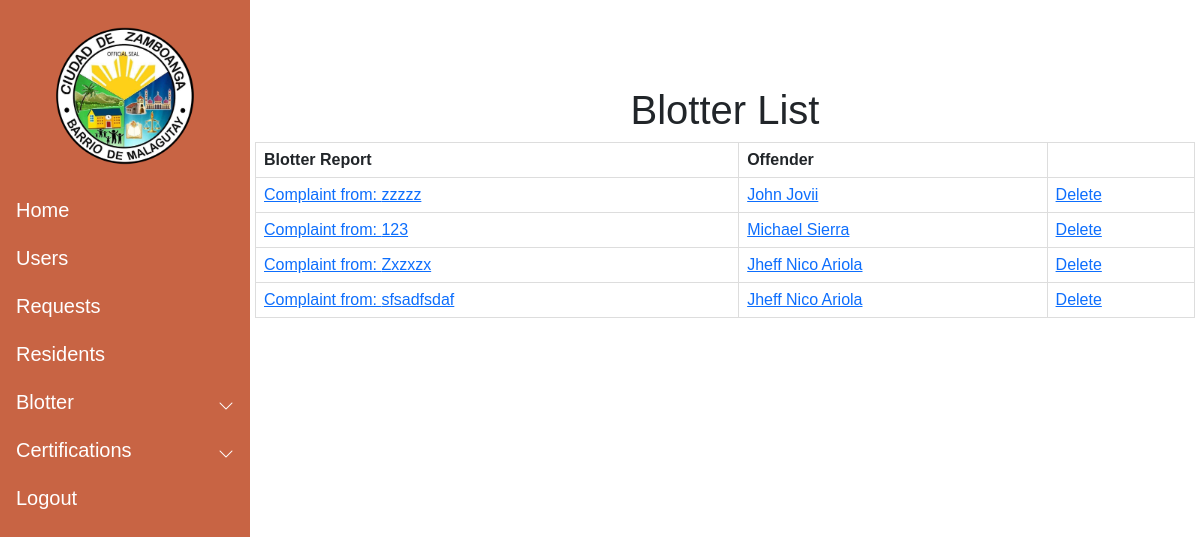
Page /blotter_display/ (signed in) on the earlier database version.
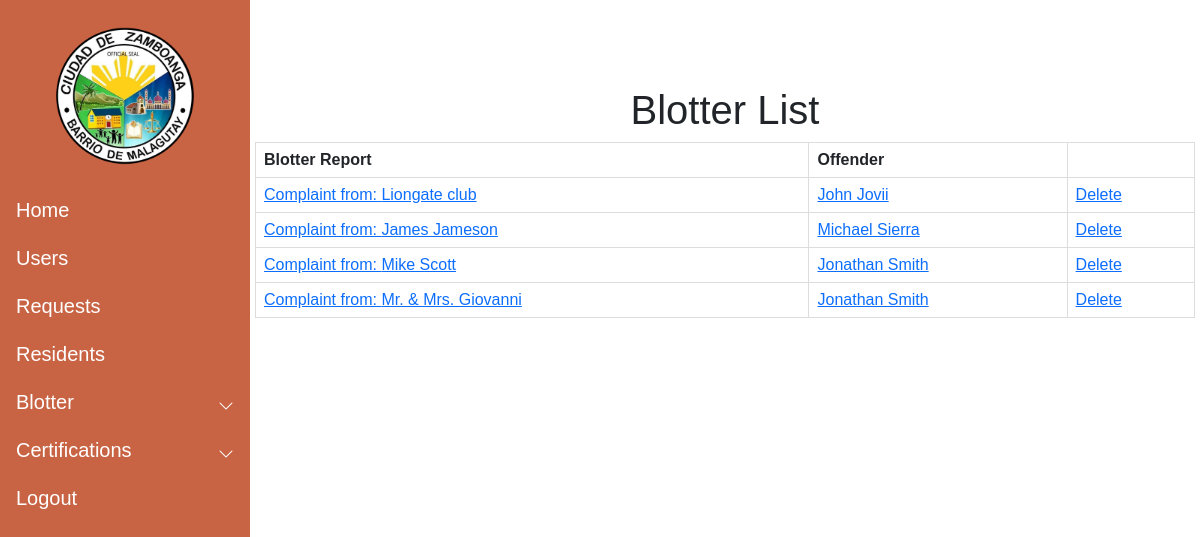
Same page on the later database version.
### Blotter/models.py (models this page shows)
class Blotreport (models.Model):
    Offender = models.ForeignKey (Resident, null = True, default = None, on_delete = models.CASCADE)
    Complainant = models.CharField (max_length = 50)
    Complaint = models.TextField(max_length = 250)
    created_date = models.DateTimeField (auto_now_add=True)
    modified_date = models.DateTimeField (auto_now=True)

### Resident/models.py (models this page shows)
class Resident (models.Model):
    pic = models.ImageField(null=True, blank = True, verbose_name="Profile Picture", upload_to= "images/")
    First_name = models.CharField(max_length=50)
    Last_name = models.CharField(max_length=50)
    Middle_name = models.CharField(max_length=50)
    Birthdate = models.DateField(auto_now_add=False, auto_now=False)
    Gender_choices = (
        ('Male','Male'),
        ('Female','Female')
        )
    Gender = models.CharField(max_length=100, choices=Gender_choices, default = "Not Specified")
    Contact = models.CharField(max_length=11)
    Cstatus_choices = (
        ('Single','Single'),
        ('Married','Married'),
        ('Divorced','Divorced'),
        ('Separated','Separated'),
        ('Widowed','Widowed'),
        )
    Marital_status = models.CharField(max_length=100, choices = Cstatus_choices, default = "")
    Citizenship = models.CharField(max_length=100)
    Religion = models.CharField(max_length=100)
    Occupation = models.CharField(max_length=100, null=True, blank=True)
    Vac_choices = (
        ('Vaccinated','Vaccinated'),
        ('Non-Vaccinated','Non-Vaccinated')
    )
    Vaccination = models.CharField(max_length=100, choices = Vac_choices, verbose_name="Vaccination Status", default="")
    Address = models.TextField(max_length=250, verbose_name="Street Address")
    Blacklisted = models.BooleanField(default = False)
    created_date = models.DateTimeField(auto_now_add=True)
    modified_date = models.DateTimeField(auto_now=True)
    def __str__(self):
        return f'{self.First_name} {self.Last_name}'

### Blotter/views.py (the view)
# urls.py: path('blotter_display/', Blotter_display, name = "blotter_display"),
@login_required(login_url='login')
def Blotter_display(request):
    Blotter_obj = Blotreport.objects.all()
    context = {
        'Blotter_obj' : Blotter_obj
    }
    return render(request, "blotter/blotter_display.html", context = context)

### templates/blotter/blotter_display.html (shortened to what this page needs)
{%  extends 'base.html' %}
{% load static %}
{% block content %}
<h1 style="text-align: center;">Blotter List</h1>
<table>
    <tr>
        <th>Blotter Report</th>
        <th>Offender</th>
        <th></th>
    </tr>
    {% for blot in Blotter_obj reversed %}
    <tr>
        <td><a href="{% url 'blotter_details' blot.id %}">Complaint from: {{blot.Complainant}}</a></td>
        <td><a href = "{% url 'resident_profile' blot.Offender.id %}">{{blot.Offender}}</a></td>
        <td><a href="{% url 'delete_report' blot.id %}">Delete</a></td>
    </tr>
     {% endfor %}
</table>
{% endblock content %}

### templates/base.html (shortened to what this page needs)
<html>
    <head>
    </head>
    <body style="font-family: Arial, Helvetica, sans-serif;">
    {% load static %}
    <link rel="stylesheet" href="{% static 'css/nav.css' %}">
    <link href="https://cdn.jsdelivr.net/npm/bootstrap@5.1.3/dist/css/bootstrap.min.css" rel="stylesheet">
    <link rel="stylesheet" href="https://cdn.jsdelivr.net/npm/bootstrap-icons@1.8.1/font/bootstrap-icons.css">
    <div class="side-toggle">
    <button class="btn btn-secondary btn-lg active ms-4 mt-4"
    type="button" data-bs-toggle="offcanvas"
    data-bs-target="#offcanvasScrolling"
    aria-controls="offcanvasScrolling">Menu</button>
    </div>
    <div class="sidebar-wrapper">
      <div class="offcanvas offcanvas-start text-white" data-bs-scroll="true" data-bs-backdrop="false" tabindex="-1" id="offcanvasScrolling" aria-labelledby="offcanvasScrollingLabel">
        <div class="offcanvas-header mt-2 mr-1 pt-0 pb-0 pr-2">
        </div>
        <div class="offcanvas-header mx-auto mt-0 p-0 mb-3">
            <img src="{% static 'images/logo.png' %}" width="150px" height="150px">
        </div>
        <div class="offcanvas-body p-0">
            <nav class="navbar-dark">
                <ul class="navbar-nav">
                    <li><h5><a href = "/home" class="nav-link ps-3 active">Home</a></h5></li>
                    <li><h5><a href = "{% url 'users' %}" class="nav-link ps-3 active">Users</a></h5></li>
                    <li><h5><a href = "#" class="nav-link ps-3 active">Requests</a></h5></li>
                    <li><h5><a href = "/residents" class="nav-link ps-3 active">Residents</a></h5></li>
                    <li>
                        <a class="nav-link px-3 sidebar-link active" data-bs-toggle="collapse" href="#collapseExample" role="button" aria-expanded="false" aria-controls="collapseExample"
                        style="display: flex; align-items: center;">
                           <span><h5>Blotter</h5></span>
                           <span class="right-icon ms-auto"  style="display: inline-flex;"><i class="bi bi-chevron-down"></i></span>
                        </a>
                    </li>
                    <li>
                        <a class="nav-link px-3 sidebar-link active" data-bs-toggle="collapse" href="#collapseExample2" role="button" aria-expanded="false" aria-controls="collapseExample"
                        style="display: flex; align-items: center;">
                            <span><h5>Certifications</h5></span>
                            <span class="right-icon ms-auto"  style="display: inline-flex;"><i class="bi bi-chevron-down"></i></span>
                        </a>
                    </li>
                  <li><a href = "{% url 'logout' %}" class="nav-link px-3 active"><h5>Logout</h5></a></li>
                </ul>
            </nav>
          </div>
        </div>
      </div>
        <main class="main mt-3">
            {% block content %}
            {% endblock content %}
        </main>
</body>
</html>

### static/css/nav.css (style rules this page uses)
.sidebar-wrapper .offcanvas { width: 250px; border: none; background-color: #c86444; overflow: hidden; }
.sidebar-link { display: flex; align-items: center; }
.side-toggle .btn-secondary { background-color: #c86444 !important; border:none; }
@media (min-width: 992px) { body { overflow: auto !important; } }
@media (min-width: 992px) { .sidebar-wrapper .offcanvas { transform: none; visibility: visible !important; } }
@media (min-width: 992px) { main { margin-left: 255px; margin-right: 5px; } }

### templates/blotter/blotter_display.html (style rules this page uses)
table { font-family: arial, sans-serif; border-collapse: collapse; width: 100%; }
td, th { border: 1px solid #dddddd; text-align: left; padding: 8px; }

Differences in the rows shown:
changed Blotreport "John Jovii": Complainant "zzzzz" → "Liongate club"
changed Blotreport "Michael Sierra": Complainant "123" → "James Jameson"
changed Blotreport: Complainant "Zxzxzx" → "Mike Scott"; Offender "Jheff Nico Ariola" → "Jonathan Smith"
changed Blotreport: Complainant "sfsadfsdaf" → "Mr. & Mrs. Giovanni"; Offender "Jheff Nico Ariola" → "Jonathan Smith"
